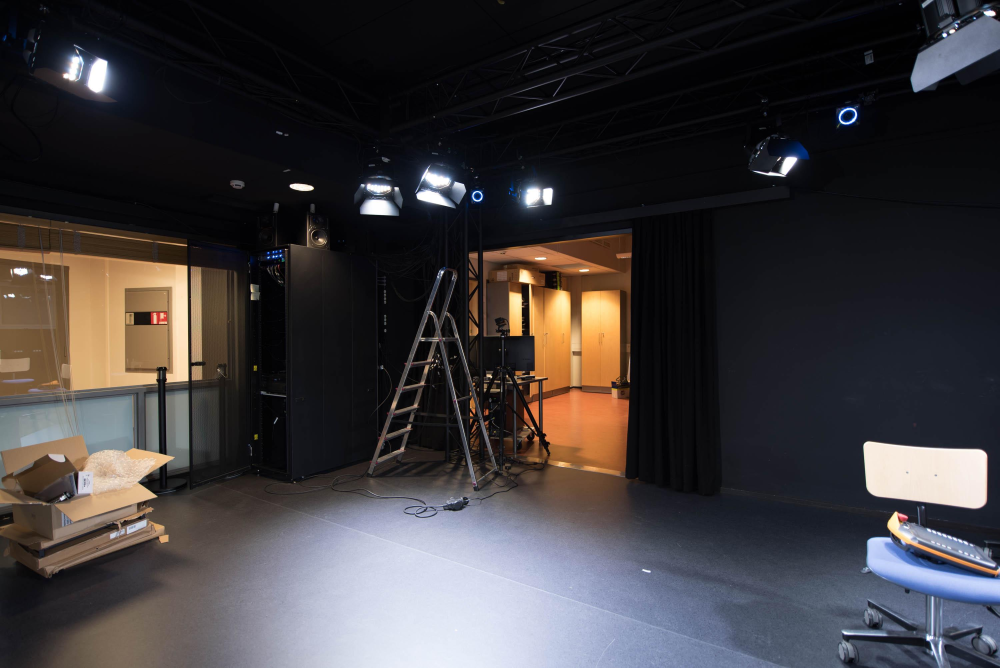
%> input picture 3D and Virtual Reality/demo/DSC_4105_c.jpg, 2999 x 2003 px (shown at 1/3 size)
$ octave LW1.m   (GNU Octave 9; MATLAB toolbox functions it lacks are replaced by stand-ins)
%> lines starting %> are read from the running program, lines starting %| are printed output that depends on the picture
### 3D and Virtual Reality/demo/global_of_cam.m
function [ X , Y , Z] = global_of_cam( fv, alpha )
%UNTITLED Summary of this function goes here
%   Compute global space coordinates of the image plane


size = [2003 2999];
[X Y] = meshgrid(1:1:2999,1:1:2003);

% Task 2: shift coordinate system
X = X-ceil(size(2)/2);
Y = Y-ceil(size(1)/2);

% Task 3: Keep every 4th coordinate
X = X(1:4:size(1),1:4:size(2));
Y = Y(1:4:size(1),1:4:size(2));

% Task 4:
w = 36;
fr = 36/2;
fr_pixels = 2999/2;
Z = X*0+ceil(fv/w*size(2));

% Task 5:
R = roty(alpha);


for i=1:501
    for j=1:750
        p = [X(i,j) Y(i,j) Z(i,j)];
        uv=R*p';
        X(i,j) = uv(1);
        Y(i,j) = uv(2);
        Z(i,j) = uv(3);

    end
end


end

### 3D and Virtual Reality/demo/back_project.m
function [ u,v ] = back_project( X, Y, Z )
%BACK_PROJECT Summary of this function goes here
%   Detailed explanation goes here

z_r = 2999/2;
for i=1:501
    for j=1:750
        s =z_r/Z(i,j);
        u(i,j) = s*X(i,j);
        v(i,j) = s*Y(i,j);
    end
end


end

### 3D and Virtual Reality/demo/LW1.m
% Your implementation should run by executing this m-file ("run LW1.m"),
% but feel free to create additional files for your own functions
% Make sure it runs without errors or warnings after unzipping

% Fill out the information below

% Group members:
% Additional tasks completed (6, 7, 8, 9):
clear all, close all
front = imread('DSC_4105_c.jpg');
right = imread('DSC_4106_c.jpg');
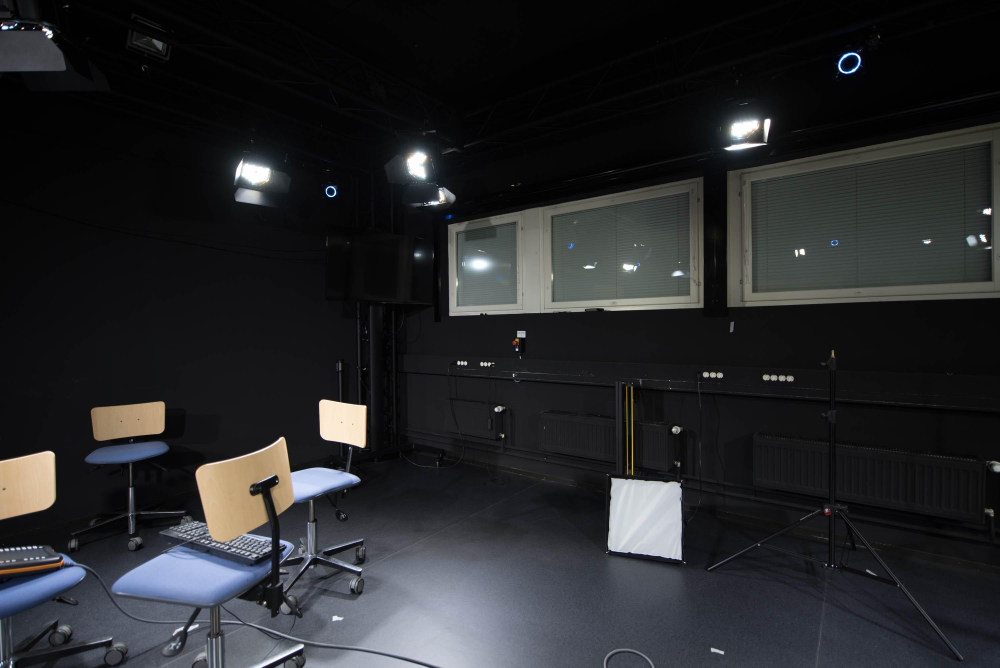
%> input picture 3D and Virtual Reality/demo/DSC_4106_c.jpg, 2999 x 2003 px (shown at 1/3 size)
back = imread('DSC_4107_c.jpg');
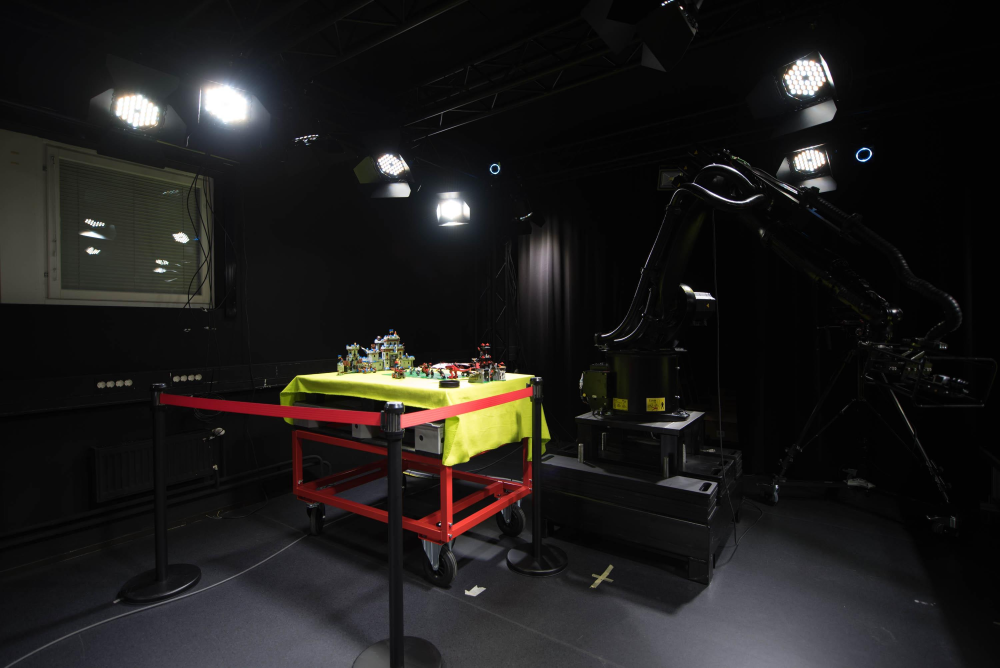
%> input picture 3D and Virtual Reality/demo/DSC_4107_c.jpg, 2999 x 2003 px (shown at 1/3 size)
left = imread('DSC_4108_c.jpg');
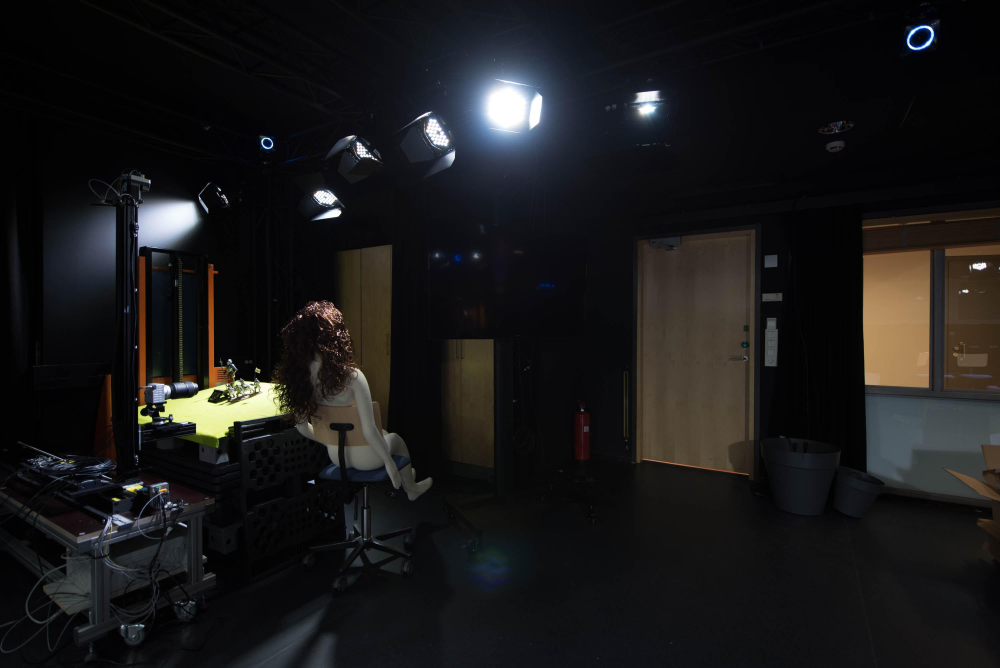
%> input picture 3D and Virtual Reality/demo/DSC_4108_c.jpg, 2999 x 2003 px (shown at 1/3 size)

front_gray = rgb2gray(front);
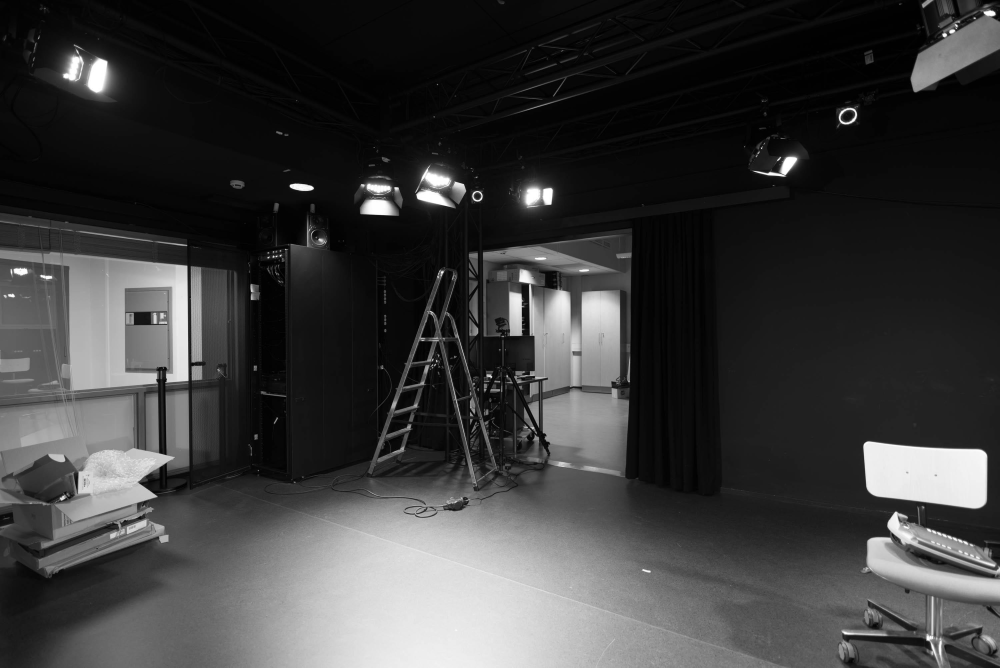
%> front_gray: size 2003x2999 uint8 (shown at 1/3 size); min 0, max 255, mean 59.6
right_gray = rgb2gray(right);
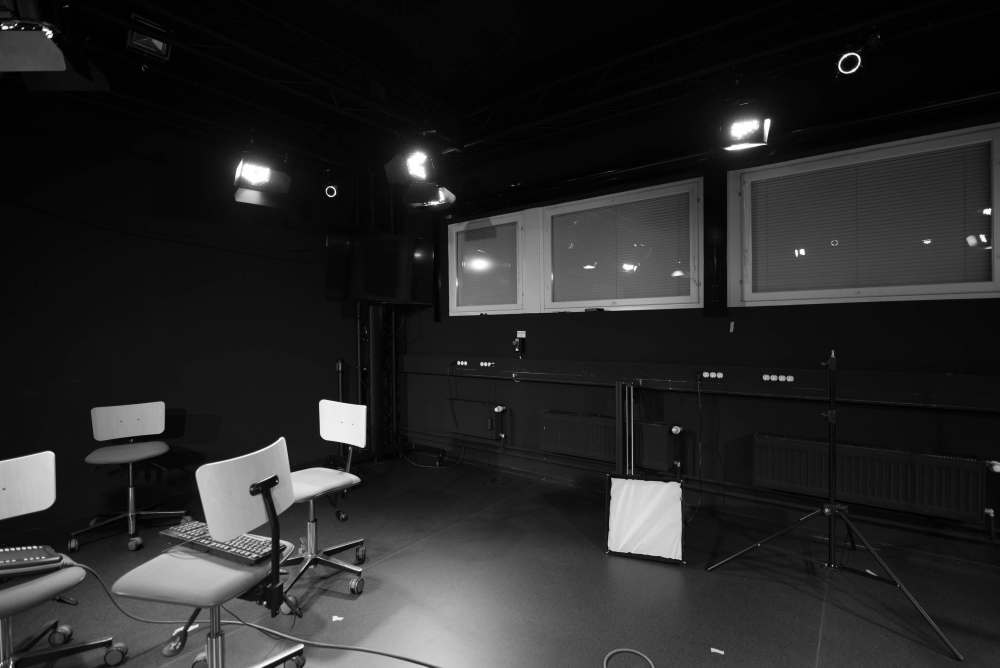
%> right_gray: size 2003x2999 uint8 (shown at 1/3 size); min 0, max 255, mean 39.5
back_gray = rgb2gray(back);
left_gray = rgb2gray(left);
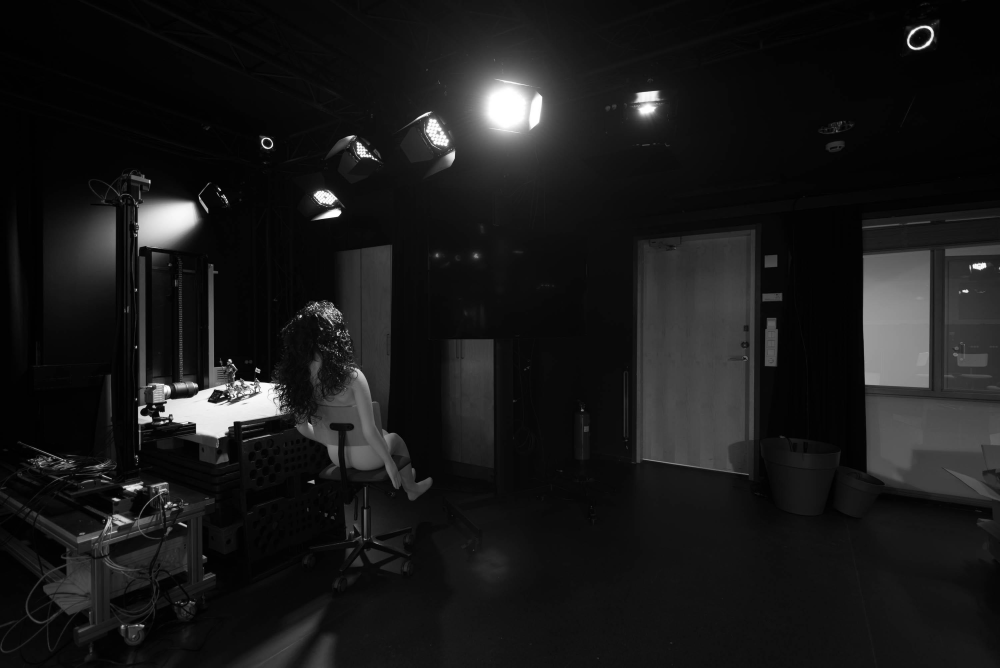
%> left_gray: size 2003x2999 uint8 (shown at 1/3 size); min 0, max 255, mean 25.1

% 2. panorama
panorama = [front right back left];
imshow(panorama);

angles = 0;

% 3.
[X Y Z] = global_of_cam(24,angles);

% 4.
[v u] = back_project(X,Y,Z);
u = round(u);
v = round(v);

img = uint8(zeros(501,750));
% 5.
u = u+ceil(2003/2);
v = v+ceil(2999/2);
for i=1:501
    for j=1:750
        try
           img(i,j) =  front_gray(u(i,j),v(i,j));
        catch exception
            img(i,j) = 0;
        end
    end
end
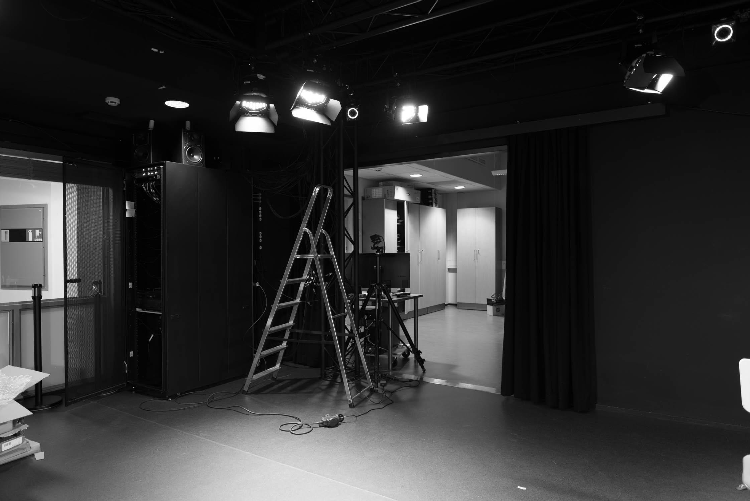
%> img: size 501x750 uint8; min 0, max 255, mean 49.1
figure
colormap gray
imshow(img);
